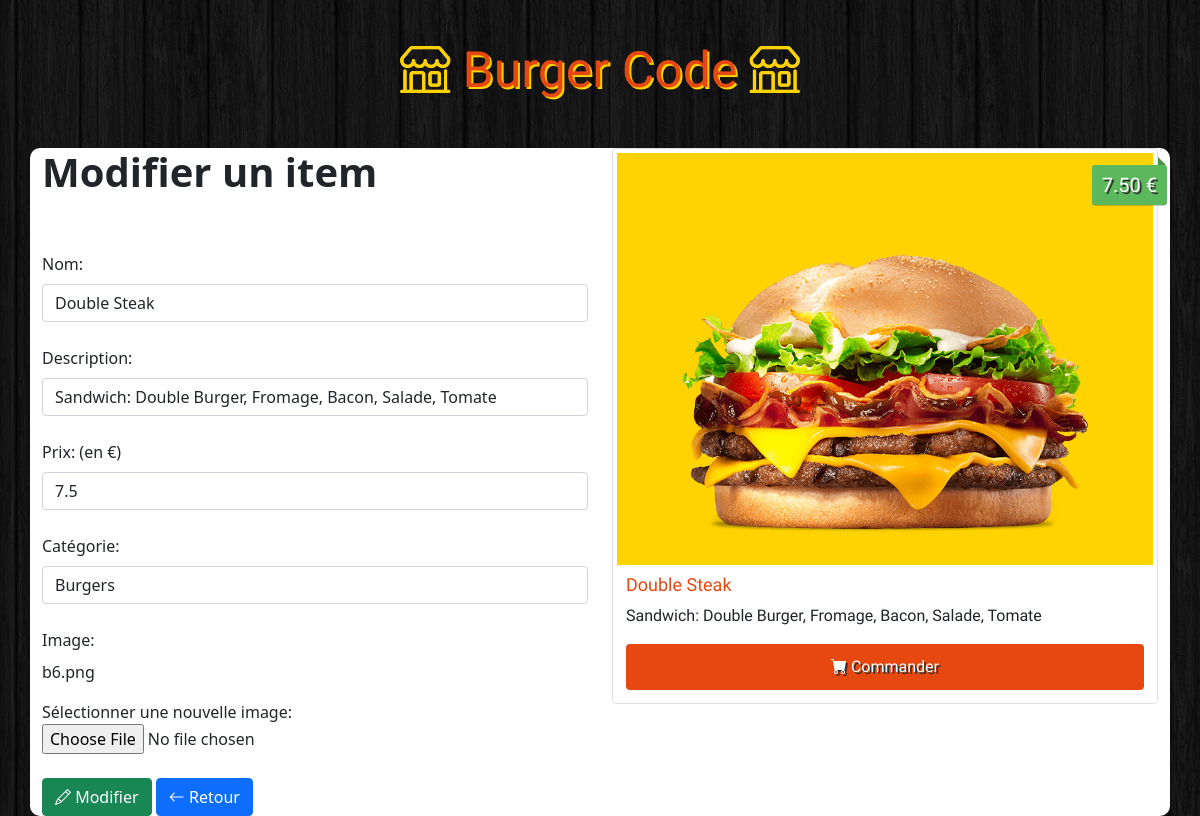
Page /Admin/update.php?id=12 on the committed database.
### tables this page shows
CREATE TABLE `items` (
  `id` int(11) NOT NULL,
  `name` varchar(100) NOT NULL,
  `description` varchar(255) NOT NULL,
  `price` float NOT NULL,
  `image` varchar(255) NOT NULL,
  `category` int(11) NOT NULL
);

### Admin/update.php (the view, shortened to what this page needs)
<?php
    if (!empty($_GET['id'])) {
        $id = checkInput($_GET['id']);
    }
    $nameError = $descriptionError = $priceError = $categoryError = $imageError = $name = $description = $price = $category = $image = "";
    if (!empty($_POST)) {
        $name               = checkInput($_POST['name']);
        $description        = checkInput($_POST['description']);
        $price              = checkInput($_POST['price']);
        $category           = checkInput($_POST['category']);
        $image              = checkInput($_FILES["image"]["name"]);
        $imagePath          = '../images/'. basename($image);
        $imageExtension     = pathinfo($imagePath,PATHINFO_EXTENSION);
        $isSuccess          = true;
        if (empty($name)) {
            $nameError = 'Ce champ ne peut pas être vide';
            $isSuccess = false;
        }
        if (empty($description)) {
            $descriptionError = 'Ce champ ne peut pas être vide';
            $isSuccess = false;
        }
        if (empty($price)) {
            $priceError = 'Ce champ ne peut pas être vide';
            $isSuccess = false;
        }
        if (empty($category)) {
            $categoryError = 'Ce champ ne peut pas être vide';
            $isSuccess = false;
        }
        if (empty($image)) {
            $isImageUpdated = false;
        } else {
            $isImageUpdated = true;
            $isUploadSuccess =true;
            if ($imageExtension != "jpg" && $imageExtension != "png" && $imageExtension != "jpeg" && $imageExtension != "gif" ) {
                $imageError = "Les fichiers autorises sont: .jpg, .jpeg, .png, .gif";
                $isUploadSuccess = false;
            }
            if (file_exists($imagePath)) {
                $imageError = "Le fichier existe deja";
                $isUploadSuccess = false;
            }
            if ($_FILES["image"]["size"] > 500000) {
                $imageError = "Le fichier ne doit pas depasser les 500KB";
                $isUploadSuccess = false;
            }
            if ($isUploadSuccess) {
                if (!move_uploaded_file($_FILES["image"]["tmp_name"], $imagePath)) {
                    $imageError = "Il y a eu une erreur lors de l'upload";
                    $isUploadSuccess = false;
                }
            }
        }
        if (($isSuccess && $isImageUpdated && $isUploadSuccess) || ($isSuccess && !$isImageUpdated)) {
            $db = Database::connect();
            if ($isImageUpdated) {
                $statement = $db->prepare("UPDATE items  set name = ?, description = ?, price = ?, category = ?, image = ? WHERE id = ?");
                $statement->execute(array($name,$description,$price,$category,$image,$id));
            } else {
                $statement = $db->prepare("UPDATE items  set name = ?, description = ?, price = ?, category = ? WHERE id = ?");
                $statement->execute(array($name,$description,$price,$category,$id));
            }
            Database::disconnect();
            header("Location: index.php");
        } else if ($isImageUpdated && !$isUploadSuccess) {
            $db = Database::connect();
            $statement = $db->prepare("SELECT * FROM items where id = ?");
            $statement->execute(array($id));
            $item = $statement->fetch();
            $image          = $item['image'];
            Database::disconnect();
        }
    } else {
        $db = Database::connect();
        $statement = $db->prepare("SELECT * FROM items where id = ?");
        $statement->execute(array($id));
        $item = $statement->fetch();
        $name           = $item['name'];
        $description    = $item['description'];
        $price          = $item['price'];
        $category       = $item['category'];
        $image          = $item['image'];
    }
    function checkInput($data) {
      $data = trim($data);
      $data = stripslashes($data);
      $data = htmlspecialchars($data);
      return $data;
    }
?>
<!DOCTYPE html>
<html>
    <head>
        <link href="https://cdn.jsdelivr.net/npm/bootstrap@5.1.1/dist/css/bootstrap.min.css" rel="stylesheet">
        <link rel="stylesheet" href="https://cdn.jsdelivr.net/npm/bootstrap-icons@1.5.0/font/bootstrap-icons.css">
        <link rel="stylesheet" href="../css/styles.css">
    </head>
    <body>
        <h1 class="text-logo"><span class="bi-shop"></span> Burger Code <span class="bi-shop"></span></h1>
        <div class="container admin">
            <div class="row">
                <div class="col-md-6">
                    <h1><strong>Modifier un item</strong></h1>
                    <br>
                    <form class="form" action="<?php echo 'update.php?id='.$id;?>" role="form" method="post" enctype="multipart/form-data">
                        <br>
                        <div>
                            <label class="form-label" for="name">Nom:</label>
                            <input type="text" class="form-control" id="name" name="name" placeholder="Nom" value="<?php echo $name;?>">
                        </div>
                        <br>
                        <div>
                            <label class="form-label" for="description">Description:</label>
                            <input type="text" class="form-control" id="description" name="description" placeholder="Description" value="<?php echo $description;?>">
                        </div>
                        <br>
                        <div>
                        <label class="form-label" for="price">Prix: (en €)</label>
                            <input type="number" step="0.01" class="form-control" id="price" name="price" placeholder="Prix" value="<?php echo $price;?>">
                        </div>
                        <br>
                        <div>
                            <label class="form-label" for="category">Catégorie:</label>
                            <select class="form-control" id="category" name="category">
                            <?php
                               $db = Database::connect();
                               foreach ($db->query('SELECT * FROM categories') as $row)
                               {
                                    if($row['id'] == $category)
                                        echo '<option selected="selected" value="'. $row['id'] .'">'. $row['name'] . '</option>';
                                    else
                                        echo '<option value="'. $row['id'] .'">'. $row['name'] . '</option>';;
                               }
                            ?>
                            </select>
                        </div>
                        <br>
                        <div>
                            <label class="form-label" for="image">Image:</label>
                            <p><?php echo $image;?></p>
                            <label for="image">Sélectionner une nouvelle image:</label>
                            <input type="file" id="image" name="image">
                        </div>
                        <br>
                        <div class="form-actions">
                            <button type="submit" class="btn btn-success"><span class="bi-pencil"></span> Modifier</button>
                            <a class="btn btn-primary" href="gestion.php"><span class="bi-arrow-left"></span> Retour</a>
                       </div>
                    </form>
                </div>
                <div class="col-md-6 site">
                    <div class="img-thumbnail">
                        <img src="<?php echo '../images/'.$image;?>" alt="...">
                        <div class="price"><?php echo number_format((float)$price, 2, '.', ''). ' €';?></div>
                          <div class="caption">
                            <h4><?php echo $name;?></h4>
                            <p><?php echo $description;?></p>
                            <a href="#" class="btn btn-order" role="button"><span class="bi-cart-fill"></span> Commander</a>
                          </div>
                    </div>
                </div>
            </div>
        </div>
    </body>
</html>

### CSS/styles.css (style rules this page uses)
body { background: url(../images/bg.png); }
.site { font-family: 'Holtwood One SC', sans-serif; }
.text-logo { font-family: 'Holtwood One SC', sans-serif; color: #e7480f; text-shadow: 2px 2px #ffd301; font-size: 50px; padding: 40px 0px; text-align: center; }
.text-logo span { color: #ffd301; text-shadow: 0px 0px #ffd301; }
.img-thumbnail { position: relative; margin-bottom: 20px; }
.img-thumbnail img { background: #ffd301; width: 100%; }
.img-thumbnail .price { background: #5cb85c; box-shadow: 0 1px rgba(0,0,0,0.2); -moz-box-shadow: 0 1px rgba(0,0,0,0.2); -webkit-box-shadow: 0 1px rgba(0,0,0,0.2); color: #fff; text-shadow: 2px 2px #333; position: absolute; right: -10px; top: 16px; padding: 5px 10px; font-size: 20px; border-radius: 3px; }
.img-thumbnail .price:before { border: 4px solid transparent; border-bottom: 4px solid #4a934a; border-left: 4px solid #4a934a; content: ""; position: absolute; right: 1px; top: -8px; }
.img-thumbnail .caption { padding: 9px; }
.img-thumbnail .caption h4 { color: #e7480f; font-size: 18px; }
.img-thumbnail .btn-order { width: 100%; padding: 10px; font-size: 16px; color: #fff; background-color: #e7480f; text-shadow: 2px 2px #333; }
.container { background: white; position: relative; top:100%; border-radius: 10px; }

### rows in the picture
items: name "Double Steak", description "Sandwich: Double Burger, Fromage, Bacon, Salade, Tomate", price "7.5", image "b6.png", image (picture), price "7.50"

### other values in the picture
form field category "Burgers"
